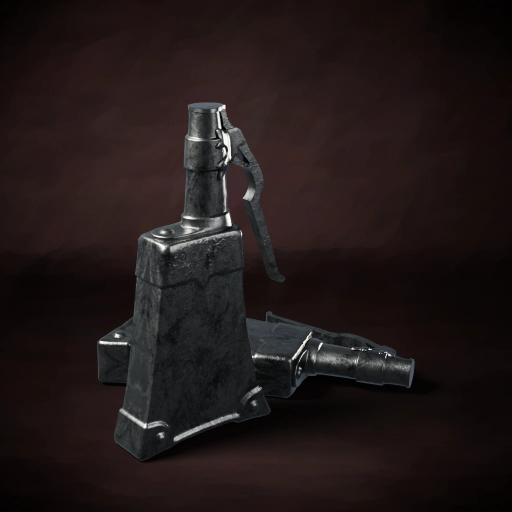
#> input picture assets/items/ID_Ammunition_03_Heavy.webp, 1024 x 1024 px, found by its file name (shown at 1/2 size)
$ python stash_dual_images_v5.py
#> lines starting #> are read from the running program, lines starting #| are printed output that depends on the picture
### perfect_briefings_core_v25.py
import os, sys, math, sqlite3
from PIL import Image, ImageDraw, ImageFont

CANVAS_W = 2400
CANVAS_H = 1400

# Top Header Bar
HEADER_H = 78

# Map occupies left 68%, clean view with NO HUD overlay!
MAP_X = 20
MAP_Y = 88
MAP_W = 1630
MAP_H = 1292

# Right Briefing Panel occupies remaining 31%
PANEL_X = 1670
PANEL_Y = 88
PANEL_W = 710
PANEL_H = 1292

# Hunger Companion Authentic Colors
BG_CANVAS     = (11, 11, 9)       # #0b0b09 (Deep Obsidian)
BG_PANEL      = (21, 21, 18)      # #151512 (Dark Card Panel)
BG_CARD       = (28, 28, 24)      # #1c1c18 (Card surface)
BG_CARD_LIGHT = (36, 36, 30)      # #24241e
BORDER_SUBTLE = (48, 44, 36)      # #302c24 (Antique Bronze border)
BORDER_FOCUS  = (80, 72, 55)      # #504837

COLOR_GOLD      = (229, 192, 123) # #e5c07b (Hunger Companion Title Gold)
COLOR_PARCHMENT = (240, 235, 224) # #f0ebe0
COLOR_MUTED     = (168, 160, 145) # #a8a091
COLOR_DIM       = (125, 118, 105) # #7d7669

# Strict Quest Priority Palette
PRIO_YELLOW = (250, 204, 21)   # Priority 1: Active Objective
PRIO_PURPLE = (192, 132, 252)  # Priority 2: Focus Target
PRIO_BLUE   = (56, 189, 248)   # Priority 3: Secondary Target
PRIO_GREEN  = (74, 222, 128)   # Priority 4: Tertiary Target
PRIO_GREY   = (148, 163, 184)  # Priority 5: Extract / Secondary

def load_font(name_list, size):
#> called with size = 26
    for f in name_list:
        try:
            return ImageFont.truetype(f, size)
        except:
            pass
    return ImageFont.load_default()

SERIF_BOLD = ["C:\\Windows\\Fonts\\georgiab.ttf", "C:\\Windows\\Fonts\\cambriab.ttf", "C:\\Windows\\Fonts\\timesbd.ttf"]
SERIF_REG  = ["C:\\Windows\\Fonts\\georgia.ttf", "C:\\Windows\\Fonts\\cambria.ttc", "C:\\Windows\\Fonts\\times.ttf"]
SANS_BOLD  = ["C:\\Windows\\Fonts\\segoeuib.ttf", "C:\\Windows\\Fonts\\arialbd.ttf", "C:\\Windows\\Fonts\\tahomabd.ttf"]
SANS_REG   = ["C:\\Windows\\Fonts\\segoeui.ttf", "C:\\Windows\\Fonts\\arial.ttf", "C:\\Windows\\Fonts\\tahoma.ttf"]

# Consistent Typography across all raids
F_HEADER_TITLE  = load_font(SERIF_BOLD, 26)
F_HEADER_TAG    = load_font(SANS_BOLD, 15)
F_HEADER_STEP   = load_font(SANS_BOLD, 15)
F_SECTION_TITLE = load_font(SERIF_BOLD, 22)
F_CARD_TITLE    = load_font(SERIF_BOLD, 18)
F_BODY_BOLD     = load_font(SANS_BOLD, 16)
F_BODY          = load_font(SANS_REG, 15)
F_SMALL_BOLD    = load_font(SANS_BOLD, 14)
F_SMALL         = load_font(SANS_REG, 13)
F_TINY          = load_font(SANS_REG, 12)

DOC_DIR = r"C:\Users\PC\Documents\HungerHelper"
CONT_DIR = os.path.join(DOC_DIR, "assets", "containers")
ITEM_DIR = os.path.join(DOC_DIR, "assets", "items")
DB_PATH = os.path.join(DOC_DIR, "hunger_helper.db")

CONTAINER_IMGS = {}
ITEM_IMGS = {}

def preload_assets():
    if os.path.exists(CONT_DIR):
        for f in os.listdir(CONT_DIR):
            if f.endswith(('.png', '.webp', '.jpg')):
                try:
                    p = os.path.join(CONT_DIR, f)
                    CONTAINER_IMGS[f] = Image.open(p).convert("RGBA")
                except Exception:
                    pass
    if os.path.exists(ITEM_DIR):
        for f in os.listdir(ITEM_DIR):
            if f.endswith(('.png', '.webp', '.jpg')):
                try:
                    p = os.path.join(ITEM_DIR, f)
                    ITEM_IMGS[f] = Image.open(p).convert("RGBA")
                except Exception:
                    pass
#> pass 2 of the loop in preload_assets, `for f in os.listdir(ITEM_DIR):`:
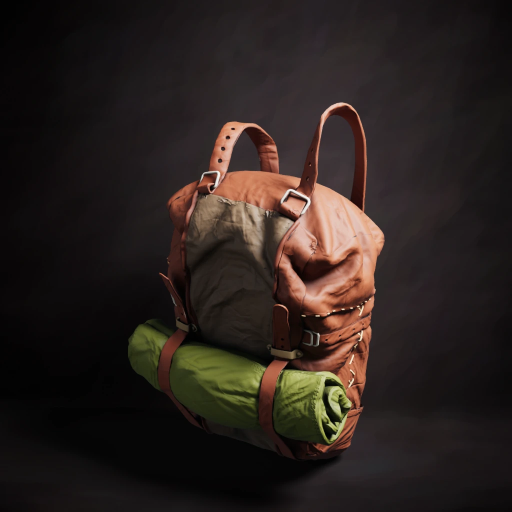
#> input picture assets/items/ID_BackBag_Epic01.webp, 1024 x 1024 px, found by its file name (shown at 1/2 size)
#> pass 2 of the loop in preload_assets, `for f in os.listdir(ITEM_DIR):`:

preload_assets()

# [323 lines left out: functions paste_icon_safe, draw_container_shape, draw_poi_marker, get_filtered_loot_from_db, plot_declustered_points, render_header_progression_bar, not called in this run]

print("V25 Core Ready.")

### stash_dual_images_v5.py
import os
import sys
from PIL import Image, ImageDraw, ImageFont, ImageEnhance

ROOT_DIR = os.path.abspath(os.path.dirname(__file__))
sys.path.insert(0, ROOT_DIR)
import perfect_briefings_core_v25 as core
core.preload_assets()

OUT_DIR = os.path.join(ROOT_DIR, "output_maps")
os.makedirs(OUT_DIR, exist_ok=True)
BRAIN_DIR = r"C:\Users\PC\.gemini\antigravity\brain\3867ac2b-acf9-4012-a98a-a6fd52e96d49"

def safe_paste(canvas, img, box):
    if img is None:
        return
    x, y, w, h = box
    im = img.convert("RGBA")
    im.thumbnail((w, h), Image.Resampling.LANCZOS)
    px = x + (w - im.width) // 2
    py = y + (h - im.height) // 2
    canvas.paste(im, (px, py), im.split()[3])

def render_real_stash_two_images(
    user_screen_path: str = None,
    sell_items: list = None,
    total_silver: int = 2,
    total_copper: int = 45,
    market_rotation_text: str = "+12% Above Base Rate (Favorable Rotation)",
    is_french: bool = False
) -> tuple:
#> called with total_silver = 2, total_copper = 45, is_french = False
    if not sell_items:
        sell_items = [
            {"name": "Silver Candelabra", "qty": 1, "unit_price": 85, "total_price": 85, "icon": "silver_dish.png", "desc": "High value church ornament"},
            {"name": "Antique Ornate Key", "qty": 1, "unit_price": 60, "total_price": 60, "icon": "gold_key.png", "desc": "No lock found at Chateau"},
            {"name": "Mummified Foot & Statuette", "qty": 3, "unit_price": 20, "total_price": 60, "icon": "brute_foot.png", "desc": "Unused Apothecary trophies"},
            {"name": "Tattered Cowl (Duplicate)", "qty": 2, "unit_price": 15, "total_price": 30, "icon": "ID_HipBag_Common01.webp", "desc": "Low tier duplicate armor"},
            {"name": "Tarnished Spoon & Bowl", "qty": 1, "unit_price": 10, "total_price": 10, "icon": "china_bowl.png", "desc": "Tableware scrap"}
        ]

    # Calculate totals
    calc_copper = sum(it.get("total_price", it.get("unit_price", 10) * it.get("qty", 1)) for it in sell_items)
    if calc_copper > 0:
        total_silver = calc_copper // 100
        total_copper = calc_copper % 100

    # -----------------------------------------------------------------------
    # IMAGE 1: REAL USER SCREENSHOT WITH KEEP ITEMS DIMMED & SELL ITEMS HIGHLIGHTED
    # -----------------------------------------------------------------------
    # Fallback to user uploaded screenshot if none provided
    if not user_screen_path or not os.path.exists(user_screen_path):
        sample_path = r"C:\Users\PC\.gemini\antigravity\brain\3867ac2b-acf9-4012-a98a-a6fd52e96d49\.user_uploaded\media_1793821158155_f4e2b704.png"
        if os.path.exists(sample_path):
            user_screen_path = sample_path

    if user_screen_path and os.path.exists(user_screen_path):
        raw_screen = Image.open(user_screen_path).convert("RGB")
        sw, sh = raw_screen.size

        # Create dimmed base image (convert to grayscale and darken by 50%)
        gray = raw_screen.convert("L").convert("RGB")
        enhancer = ImageEnhance.Brightness(gray)
        dimmed_base = enhancer.enhance(0.40)

        # Composite: paste original vibrant image over sell zones, and draw glowing gold borders
        img1 = dimmed_base.copy()
        d1 = ImageDraw.Draw(img1)

        # Estimate sell item slots from real UI stash grid
        # In Hunger stash screen (1024x675), loot slots are in the upper grid
        # We define highlight regions corresponding to sellable junk/trinket slots:
        slot_w = int(sw * 0.075)
        slot_h = int(sh * 0.115)
        grid_start_x = int(sw * 0.08)
        grid_start_y = int(sh * 0.14)

        # Define 5 distinct sell slot positions
        sell_coords = [
            (grid_start_x + int(slot_w * 4.2), grid_start_y),
            (grid_start_x + int(slot_w * 5.3), grid_start_y),
            (grid_start_x + int(slot_w * 6.4), grid_start_y),
            (grid_start_x + int(slot_w * 0.2), grid_start_y + int(slot_h * 1.05)),
            (grid_start_x + int(slot_w * 7.5), grid_start_y + int(slot_h * 1.05))
        ]

        for s_idx, (sx, sy) in enumerate(sell_coords):
            if s_idx < len(sell_items):
                it = sell_items[s_idx]
                box = (sx, sy, sx + slot_w, sy + slot_h)

                # Paste original full-color crop back into dimmed image!
                orig_crop = raw_screen.crop(box)
                img1.paste(orig_crop, (sx, sy))

                # Draw glowing gold highlight border
                d1.rectangle([sx - 2, sy - 2, sx + slot_w + 2, sy + slot_h + 2], outline=(255, 215, 0), width=3)
                d1.rectangle([sx - 4, sy - 4, sx + slot_w + 4, sy + slot_h + 4], outline=(255, 215, 0, 120), width=1)

                # Badge
                b_text = f"SELL (+{it.get('total_price', it.get('unit_price', 10))}c)"
                bw = int(d1.textlength(b_text, font=core.F_HEADER_TAG)) + 8
                d1.rectangle([sx, sy - 14, sx + bw, sy], fill=(20, 16, 10), outline=(255, 215, 0), width=1)
                d1.text((sx + 4, sy - 13), b_text, fill=(255, 220, 80), font=core.F_HEADER_TAG)

        # Add top banner
        hdr_txt = "STASH APPRAISAL : ITEMS TO SELL HIGHLIGHTED IN GOLD (KEEP ITEMS DIMMED)" if not is_french else "ANALYSE DU STASH : ITEMS À VENDRE EN SURBRILLANCE DORÉE (ITEMS GARDÉS GRISÉS)"
        d1.rectangle([0, 0, sw, 32], fill=(12, 12, 16))
        d1.rectangle([0, 30, sw, 32], fill=(215, 175, 55))
        d1.text((15, 8), hdr_txt, fill=(245, 245, 240), font=core.F_SMALL_BOLD)

        # Add bottom summary bar
        bot_txt = f"TOTAL ESTIMATED PROCEEDS: {total_silver} SILVER {total_copper} COPPER  |  MARKET: {market_rotation_text}" if not is_french else f"VALEUR TOTALE ESTIMÉE : {total_silver} ARGENT {total_copper} CUIVRE  |  COURS DU MARCHÉ : {market_rotation_text}"
        d1.rectangle([0, sh - 36, sw, sh], fill=(16, 14, 12))
        d1.rectangle([0, sh - 36, sw, sh - 34], fill=(215, 175, 55))
        d1.text((15, sh - 26), bot_txt, fill=core.PRIO_YELLOW, font=core.F_SMALL_BOLD)

    else:
        # Fallback dummy if no screenshot available
        img1 = Image.new("RGB", (1024, 600), (16, 16, 18))

    out_p1 = os.path.join(OUT_DIR, "stash_highlighted_grid.jpg")
    img1.save(out_p1, quality=95)
    if os.path.exists(BRAIN_DIR):
        img1.save(os.path.join(BRAIN_DIR, "stash_highlighted_grid.jpg"), quality=95)

    # -----------------------------------------------------------------------
    # IMAGE 2: CLEAN SELL MANIFEST (ONLY ITEMS TO SELL, REAL ICONS & PRICES)
    # -----------------------------------------------------------------------
    MW, MH = 1040, 580
    img2 = Image.new("RGBA", (MW, MH), (12, 12, 15, 255))
    d2 = ImageDraw.Draw(img2)
    d2.rectangle([0, 0, MW, MH], fill=(12, 12, 15))
    d2.rectangle([4, 4, MW - 5, MH - 5], outline=core.COLOR_GOLD, width=2)
    d2.rectangle([8, 8, MW - 9, MH - 9], outline=(40, 36, 26), width=1)

    # Header
    d2.rounded_rectangle([16, 14, MW - 16, 68], radius=8, fill=(18, 18, 22), outline=(50, 45, 30), width=1)
    tag2 = "LIQUIDATION MANIFEST" if not is_french else "BORDEREAU DE VENTE"
    tag2_w = int(d2.textlength(tag2, font=core.F_SMALL_BOLD)) + 24
#> tag2_w = 189
    d2.rounded_rectangle([28, 22, 28 + tag2_w, 60], radius=5, fill=(45, 30, 15), outline=core.COLOR_GOLD, width=1)
    d2.text((40, 31), tag2, fill=core.COLOR_GOLD, font=core.F_SMALL_BOLD)

    title2 = "ALL ITEMS TO SELL TO CHATEAU MERCHANTS" if not is_french else "ARTICLES À VENDRE AUX MARCHANDS DU CHÂTEAU"
    d2.text((44 + tag2_w, 27), title2, fill=core.COLOR_PARCHMENT, font=core.F_HEADER_TITLE)

    sy = 88
    row_h = 68
    for it in sell_items[:5]:
        card = [28, sy, MW - 28, sy + row_h]
        d2.rounded_rectangle(card, radius=6, fill=core.BG_CARD, outline=(48, 42, 32), width=1)

        # Icon box
        ico_b = [card[0] + 8, card[1] + 6, card[0] + 60, card[3] - 6]
#> ico_b = [36, 94, 88, 150]
        d2.rounded_rectangle(ico_b, radius=5, fill=(14, 14, 16), outline=core.COLOR_GOLD, width=1)

        # Try to resolve icon
        ico_file = it.get("icon")
        ico_im = None
        if ico_file:
            for d in ["assets/items", "assets/skins"]:
                cand_p = os.path.join(ROOT_DIR, d, ico_file)
                if os.path.exists(cand_p):
                    ico_im = Image.open(cand_p)
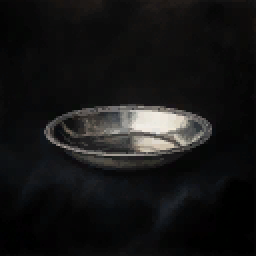
#> input picture assets/items/silver_dish.png, 128 x 128 px (shown 2 times larger)
#> ico_im is the input picture: PIL image 128x128 RGBA; mean R, G, B, A 22.4, 22.2, 22, 255
                    break
        if ico_im:
            safe_paste(img2, ico_im, (ico_b[0] + 4, ico_b[1] + 4, 44, 44))
#> in safe_paste, `im.thumbnail((w, h), Image.Resampling.LANCZOS)`:
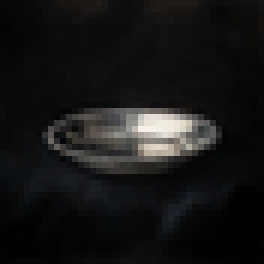
#> im: PIL image 44x44 RGBA (shown 6 times larger); mean R, G, B, A 22.4, 22.2, 22, 255
#> in safe_paste, `canvas.paste(im, (px, py), im.split()[3])`:
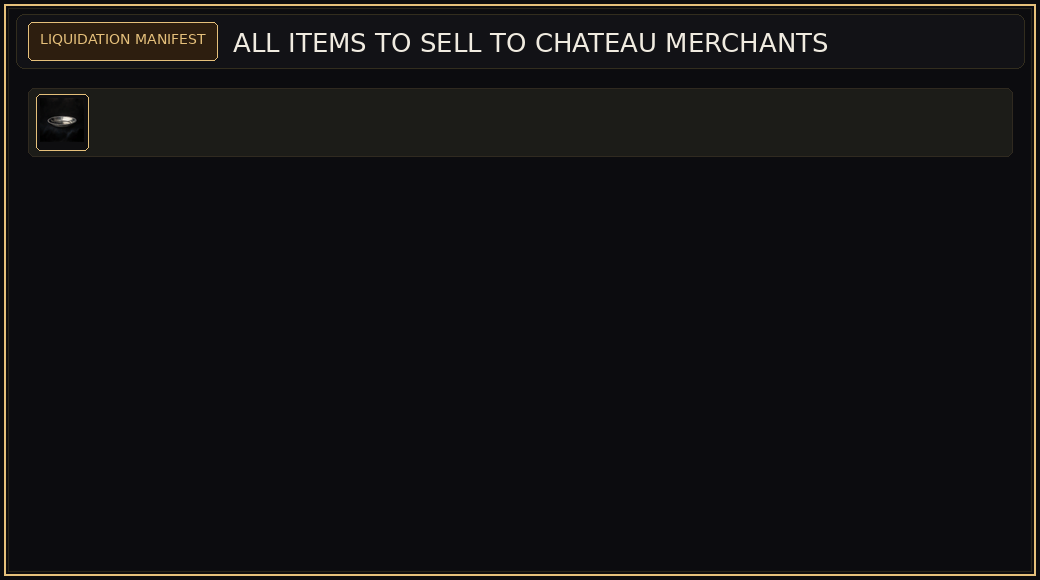
#> canvas: PIL image 1040x580 RGBA; mean R, G, B, A 18.8, 18.1, 19.1, 255

        qty = it.get("qty", 1)
        u_p = it.get("unit_price", 10)
        t_p = it.get("total_price", u_p * qty)

        d2.text((card[0] + 72, card[1] + 10), f"{it['name']}  (×{qty})", fill=core.COLOR_PARCHMENT, font=core.F_SECTION_TITLE)
        desc_txt = f"Unit: {u_p} Copper · Stack: {t_p} Copper  |  {it.get('desc', 'Vendor item')}" if not is_french else f"Unitaire : {u_p} Cuivre · Rapport : {t_p} Cuivre  |  {it.get('desc', 'Objet de vente')}"
        d2.text((card[0] + 72, card[1] + 36), desc_txt, fill=(175, 175, 155), font=core.F_BODY)

        # Value pill
        d2.rounded_rectangle([card[2] - 160, card[1] + 14, card[2] - 14, card[1] + 50], radius=6, fill=(35, 26, 14), outline=core.COLOR_GOLD, width=1)
        d2.text((card[2] - 145, card[1] + 22), f"+{t_p} Copper", fill=core.PRIO_YELLOW, font=core.F_SMALL_BOLD)

        sy += row_h + 8
#> pass 2 of the loop in render_real_stash_two_images, `for it in sell_items[:5]:`:
#> ico_b = [36, 170, 88, 226]
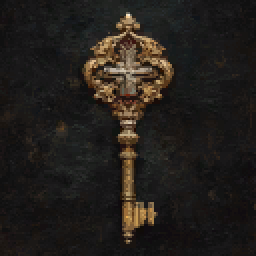
#> input picture assets/items/gold_key.png, 128 x 128 px (shown 2 times larger)
#> in render_real_stash_two_images, ico_im is the input picture: PIL image 128x128 RGBA; mean R, G, B, A 35.4, 31.3, 27.5, 255
#> in safe_paste (call 2), `canvas.paste(im, (px, py), im.split()[3])`:
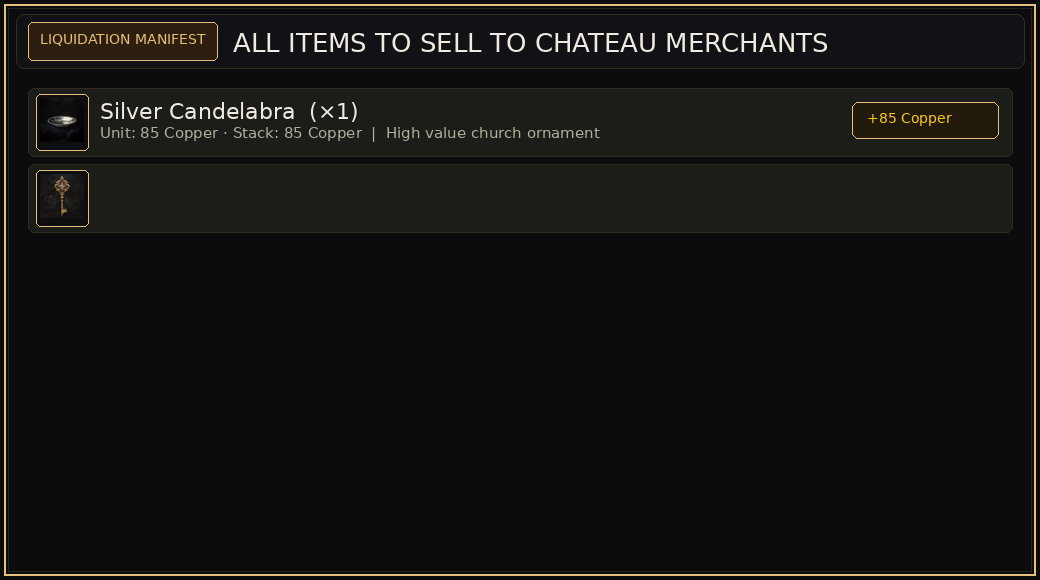
#> canvas: PIL image 1040x580 RGBA; mean R, G, B, A 21.7, 20.8, 20.8, 255

    # Bottom Grand Total Box
    tot_box = [28, MH - 96, MW - 28, MH - 18]
#> tot_box = [28, 484, 1012, 562]
    d2.rounded_rectangle(tot_box, radius=8, fill=(28, 22, 14), outline=core.COLOR_GOLD, width=2)
    hdr_tot = "TOTAL ESTIMATED LIQUIDATION VALUE :" if not is_french else "VALEUR TOTALE ESTIMÉE DE LA LIQUIDATION :"
    d2.text((44, tot_box[1] + 12), hdr_tot, fill=core.COLOR_GOLD, font=core.F_SECTION_TITLE)
    tot_copper_all = total_silver * 100 + total_copper
    val_txt = f"💰 {total_silver} Silver  {total_copper} Copper  (Total: {tot_copper_all} Copper Coins)" if not is_french else f"💰 {total_silver} Pièces d'Argent  {total_copper} Pièces de Cuivre  (Soit {tot_copper_all} Cuivres)"
    d2.text((44, tot_box[1] + 42), val_txt, fill=core.PRIO_YELLOW, font=core.F_HEADER_TITLE)

    out_p2 = os.path.join(OUT_DIR, "stash_sell_manifest.jpg")
    img2.convert("RGB").save(out_p2, quality=95)
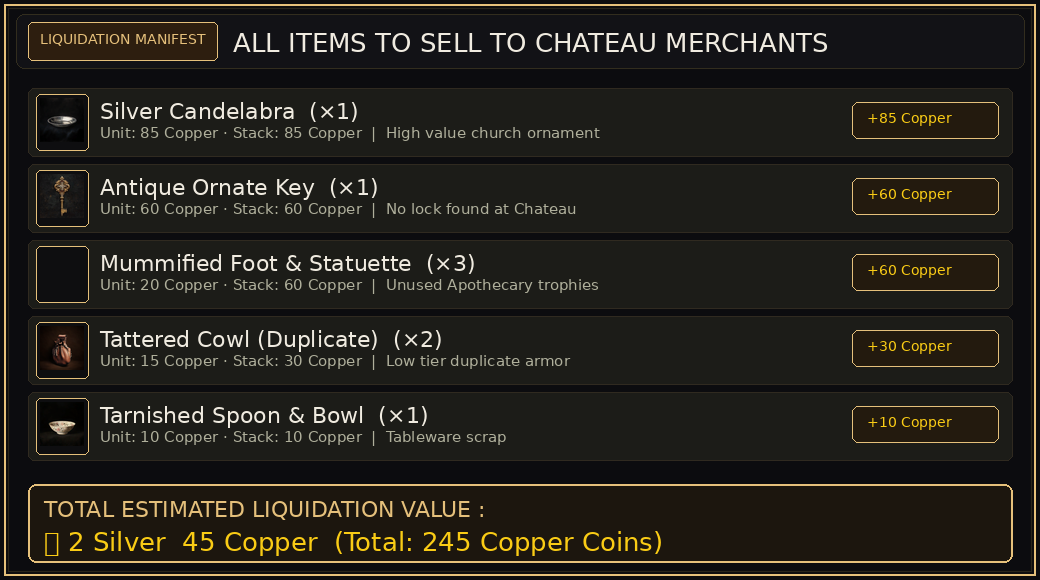
#> saved as stash_sell_manifest.jpg: PIL image 1040x580 RGB; mean R, G, B 37, 34.1, 27.9
    if os.path.exists(BRAIN_DIR):
        img2.convert("RGB").save(os.path.join(BRAIN_DIR, "stash_sell_manifest.jpg"), quality=95)

    return out_p1, out_p2

if __name__ == "__main__":
    print("Testing stash_dual_images_v5...")
    p1, p2 = render_real_stash_two_images()
    print("p1:", p1)
    print("p2:", p2)
